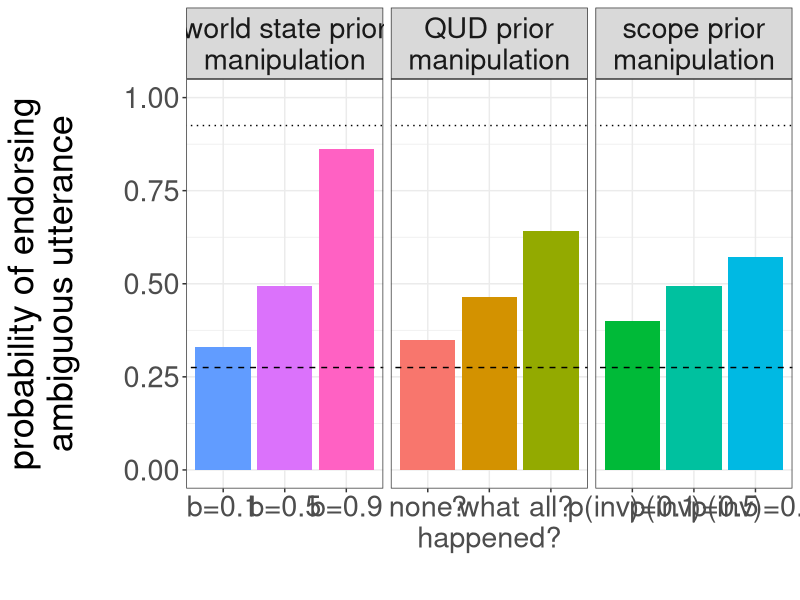
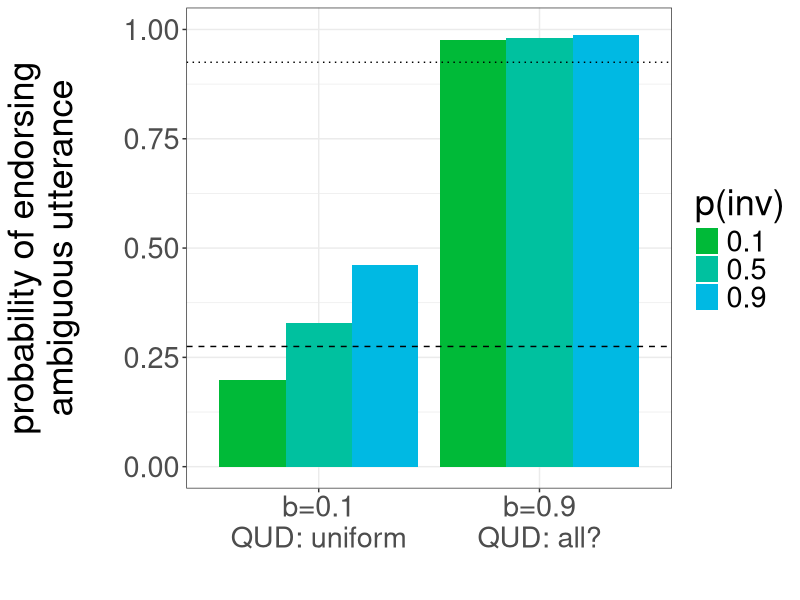
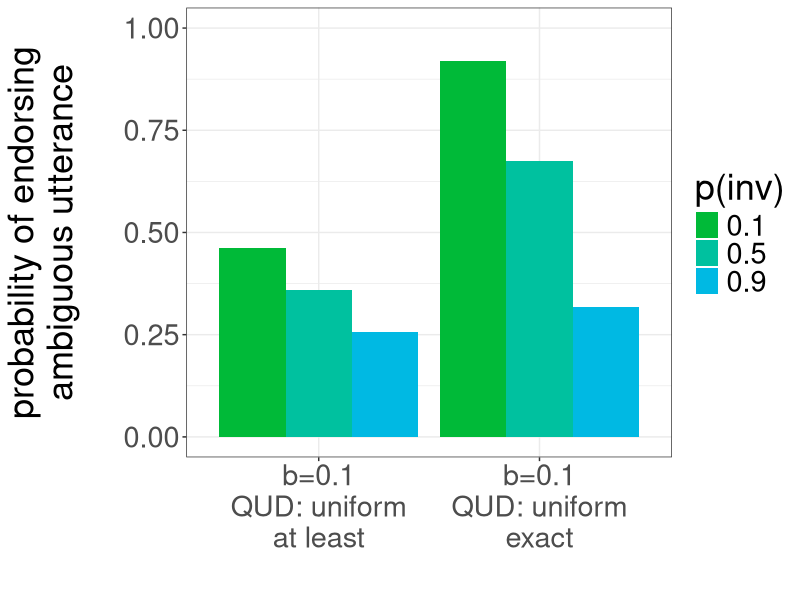

Write R code to recreate these figures, in order. (Note: this script raises an error after producing the figures.)
setwd("~/git/kids-scope/models/plots/")
##setwd("~/Documents/MATLAB/kids-scope/kids-scope/models/Matlab Model/RSA-Code/Data")
library(ggplot2)
library(scales)


# figure 1: independent manipulations

d = read.csv("../results/CMCL-figure1.csv",header=T)
names(d) <- c("n","baserate","QUD","scope","meaning","p","manipulation")

d$manipulation = factor(d$manipulation,labels=c("baserate","QUD","scope"))

d$x = NA

d[d$manipulation=="QUD",]$x = as.character(d[d$manipulation=="QUD",]$QUD)
d[d$manipulation=="scope",]$x = d[d$manipulation=="scope",]$scope
d[d$manipulation=="baserate",]$x = as.character(d[d$manipulation=="baserate",]$baserate)

##Frogs
d$x = factor(d$x,levels=c("none?","many?","all?","0.1","0.5","0.9","b=0.1","b=0.5","b=0.9"))
d$x = factor(d$x,labels=c("none?","what\nhappened?","all?","p(inv)=0.1","p(inv)=0.5","p(inv)=0.9","b=0.1","b=0.5","b=0.9"))

d$manipulation = factor(d$manipulation,levels=c("baserate","QUD","scope"))
d$manipulation = factor(d$manipulation,labels=c("world state prior\nmanipulation","QUD prior\nmanipulation","scope prior\nmanipulation"))

p1 <- ggplot(d,aes(x=as.factor(x),y=p,fill=as.factor(x))) +
  geom_bar(stat="identity")+
  ylab("probability of endorsing\nambiguous utterance\n") +
  xlab("\nscope prior")+
  #scale_fill_manual(values=c("red", "blue"))+
  theme(axis.text.x = element_text(size=10,angle=0))+
  scale_y_continuous(limits=c(0,1),oob = rescale_none)+
  geom_abline(intercept = 0.275, slope = 0,linetype=2) +
  geom_abline(intercept = 0.925, slope = 0,linetype="dotted") +
  theme_bw()+
  xlab("")+
  guides(fill=FALSE)+
  theme(text = element_text(size=26))+
  facet_grid(.~manipulation,scales = "free_x")
p1
#ggsave("CMCL-figure1.png",width=15.5,height=4.5)



# figure 2: 1-of-2 contrast manipulation

d2 = read.csv("../results/CMCL-figure2.csv",header=T)
names(d2) <- c("n","baserate","QUD","surface_scope","meaning","p","manipulation")
d2$scope = 1 - d2$surface_scope
# 
# d2$manipulation = factor(d2$manipulation,levels=c("p(inv) = 0.1","p(inv) = 0.5","p(inv) = 0.9","p(inv) = 0.1 b = 0.9"))
# d2$manipulation = factor(d2$manipulation,labels=c("p(inv) = 0.1\nb = 0.1","p(inv) = 0.5\nb = 0.1","p(inv) = 0.9\nb = 0.1","p(inv) = 0.1\nb = 0.9"))
# 
# #d2$scope = factor(d2$scope,labels=c("p(inv) = 0.1","p(inv) = 0.5"))
# 
# p2 <- ggplot(d2,aes(x=as.factor(QUD),y=p,fill=as.factor(QUD))) +
#   geom_bar(stat="identity")+
#   ylab("probability of endorsing\nambiguous utterance\n") +
#   xlab("\nscope prior")+
#   #scale_fill_manual(values=c("red", "blue"))+
#   theme(axis.text.x = element_text(size=10,angle=0))+
#   scale_y_continuous(limits=c(0,1),oob = rescale_none)+
#   geom_abline(intercept = 0.2, slope = 0,linetype=2) +
#   geom_abline(intercept = 0.9, slope = 0,linetype="dotted") +
#   theme_bw()+
#   xlab("")+
#   guides(fill=FALSE)+
#   theme(text = element_text(size=26))+
#   facet_grid(.~manipulation,scales = "free_x")
# p2
# #ggsave("CMCL-figure2a.png",width=14.5,height=4)
# 
# d2b <- d2[(d2$QUD=="uniform" & d2$surface_scope==0.9)|d2$QUD=="all?",]
# d2b$manipulation = factor(d2b$manipulation,labels=c("b=0.1\np(inv)=0.1\nQUD: uniform","b=0.9\np(inv)=0.1\nQUD: all?"))
# 
# p2b <- ggplot(d2b,aes(x=manipulation,y=p,fill=manipulation)) +
#   geom_bar(stat="identity")+
#   ylab("probability of endorsing\nambiguous utterance\n") +
#   #xlab("\nscope prior")+
#   #scale_fill_manual(values=c("red", "blue"))+
#   theme(axis.text.x = element_text(size=10,angle=0))+
#   scale_y_continuous(limits=c(0,1),oob = rescale_none)+
#   geom_abline(intercept = 0.2, slope = 0,linetype=2) +
#   geom_abline(intercept = 0.9, slope = 0,linetype="dotted") +
#   theme_bw()+
#   xlab("")+
#   guides(fill=FALSE)+
#   theme(text = element_text(size=26))#+
#   #facet_grid(.~manipulation,scales = "free_x")
# p2b
# #ggsave("CMCL-figure2b.png",width=6,height=5)

d2c <- d2[d2$QUD=="uniform"|d2$QUD=="all?",]
d2c$manipulation = factor(d2c$manipulation,labels=c("b=0.1\nQUD: uniform","b=0.9\nQUD: all?"))

p2c <- ggplot(d2c,aes(x=manipulation,y=p,fill=as.factor(scope))) +
  geom_bar(stat="identity",position = position_dodge())+
  ylab("probability of endorsing\nambiguous utterance\n") +
  #xlab("\nscope prior")+
  scale_fill_manual(values=c("#00BA38", "#00C19F","#00B9E3"))+
  theme(axis.text.x = element_text(size=10,angle=0))+
  scale_y_continuous(limits=c(0,1),oob = rescale_none)+
  geom_abline(intercept = 0.275, slope = 0,linetype=2) +
  geom_abline(intercept = 0.925, slope = 0,linetype="dotted") +
  theme_bw()+
  labs(fill="p(inv)") +
  xlab("")+
  theme(text = element_text(size=26)) #+
  #facet_grid(.~manipulation,scales = "free_x")
p2c
#ggsave("CMCL-figure2c.png",width=7.5,height=5)




# figure 3: 2-of-4 context


d3 = read.csv("../results/CMCL-figure3.csv",header=T)
names(d3) <- c("n","baserate","QUD","surface_scope","meaning","p","manipulation")
d3$scope = 1 - d3$surface_scope

d3$manipulation = factor(d3$manipulation,labels=c("b=0.1\nQUD: uniform\nat least","b=0.1\nQUD: uniform\nexact"))

p3 <- ggplot(d3,aes(x=manipulation,y=p,fill=as.factor(scope))) +
  geom_bar(stat="identity",position = position_dodge())+
  ylab("probability of endorsing\nambiguous utterance\n") +
  #xlab("\nscope prior")+
  scale_fill_manual(values=c("#00BA38", "#00C19F","#00B9E3"))+
  theme(axis.text.x = element_text(size=10,angle=0))+
  scale_y_continuous(limits=c(0,1),oob = rescale_none)+
  #geom_abline(intercept = 0.2, slope = 0,linetype=2) +
  #geom_abline(intercept = 0.9, slope = 0,linetype="dotted") +
  theme_bw()+
  labs(fill="p(inv)") +
  xlab("")+
  theme(text = element_text(size=26)) #+
#facet_grid(.~manipulation,scales = "free_x")
p3
#ggsave("CMCL-figure3.png",width=7.5,height=5)



##Super Endorsement Graph

# se <- ggplot(e,aes(x=as.factor(x),y=p,fill=as.factor(x))) +
#   geom_bar(stat="identity")+
#   ylab("probability of endorsing\nambiguous utterance\n") +
#   xlab("\nscope prior")+
#   #scale_fill_manual(values=c("red", "blue"))+
#   theme(axis.text.x = element_text(size=10,angle=0))+
#   scale_y_continuous(limits=c(.3,1),oob = rescale_none)+
#   theme_bw()+
#   xlab("\ninverse scope prior")+
#   guides(fill=FALSE)+
# se
e = read.csv('super_endorse9.csv',header=F)
names(e) <- c("state","scope","QUD","p") 

e$scope = factor(e$scope,levels=c("0.1","0.5","0.9"))
e$scope = factor(e$scope,labels=c("0.1","0.5","0.9"))
e$condition = factor(e$condition,levels=c("scope"))
e$condition = factor(e$condition,labels=c("Gang-up effect of Pragmatic factors"))
# A bar graph
se <-ggplot(data=e, aes(x=as.factor(scope), y=p,fill=as.factor(scope))) + 
  geom_bar(stat="identity") +                        # Thinner lines
  scale_fill_manual(values=c("limegreen", "seagreen3","royalblue1"))+      # Set legend title
  xlab("") + ylab("probability of endorsing\nambiguous utterance\n") + # Set axis labels
  scale_y_continuous(limits=c(.2,1),oob = rescale_none)+
  theme_bw()+
  theme(text = element_text(size=26))+
  guides(fill=FALSE)
se
ggsave("super_end.jpeg",width=6,height=4.4)

g = read.csv('world_manip9.csv',header=F)
names(g) <- c("state","scope","QUD","p") 

g$state = factor(g$state,levels=c("4","0","1","2","3"))
g$state = factor(g$state,labels=c("uniform\nstate prior","0 horses","1 horse","2 horses","3 horses"))
# A bar graph
we <-ggplot(data=g, aes(x=as.factor(state), y=p,fill=as.factor(state))) + 
  geom_bar(stat="identity") +                        # Thinner lines
  #scale_fill_manual(values=c("limegreen", "seagreen3","royalblue1"))+      # Set legend title
  xlab("") + ylab("probability of endorsing\nambiguous utterance\n") + # Set axis labels
  scale_y_continuous(limits=c(.2,1),oob = rescale_none)+
  theme_bw()+
  theme(text = element_text(size=32))+
  guides(fill=FALSE)
we

q = read.csv('qud_manip9.csv',header=F)
names(q) <- c("state","scope","QUD","p") 

q$QUD = factor(q$QUD,levels=c("3","0","1","2"))
q$QUD = factor(q$QUD,labels=c("uniform\nQUD prior","did no\nhorses succeed?","how many\nhorses succeeded?","did all\nhorses succeed?"))
# A bar graph
qe <-ggplot(data=q, aes(x=as.factor(QUD), y=p,fill=as.factor(QUD))) + 
  geom_bar(stat="identity") +                        # Thinner lines
  #scale_fill_manual(values=c("limegreen", "seagreen3","royalblue1"))+      # Set legend title
  xlab("") + 
  ylab("probability of endorsing\nambiguous utterance\n") + # Set axis labels
  scale_y_continuous(limits=c(.2,1),oob = rescale_none)+
  theme_bw()+
  theme(text = element_text(size=32))+
  guides(fill=FALSE)
qe

s = read.csv('scope_manip.csv',header=F)
names(s) <- c("state","scope","QUD","p") 

s$scope = factor(s$scope,levels=c("0.1","0.3","0.5","0.7","0.9"))
s$scope = factor(s$scope,labels=c("0.1","0.3","0.5","0.7","0.9"))
# A bar graph
ss <-ggplot(data=s, aes(x=as.factor(scope), y=p,fill=as.factor(scope))) + 
  geom_bar(stat="identity") +                        # Thinner lines
  #scale_fill_manual(values=c("limegreen", "seagreen3","royalblue1"))+      # Set legend title
  xlab("inverse scope prior") + ylab("probability of endorsing\nambiguous utterance\n") + # Set axis labels
  scale_y_continuous(limits=c(.2,1),oob = rescale_none)+
  theme_bw()+
  theme(text = element_text(size=32))+
  guides(fill=FALSE)
ss
#ggsave("super_endorse.jpg",width=3,height=3)fill="seagreen3", colour="seagreen3"


